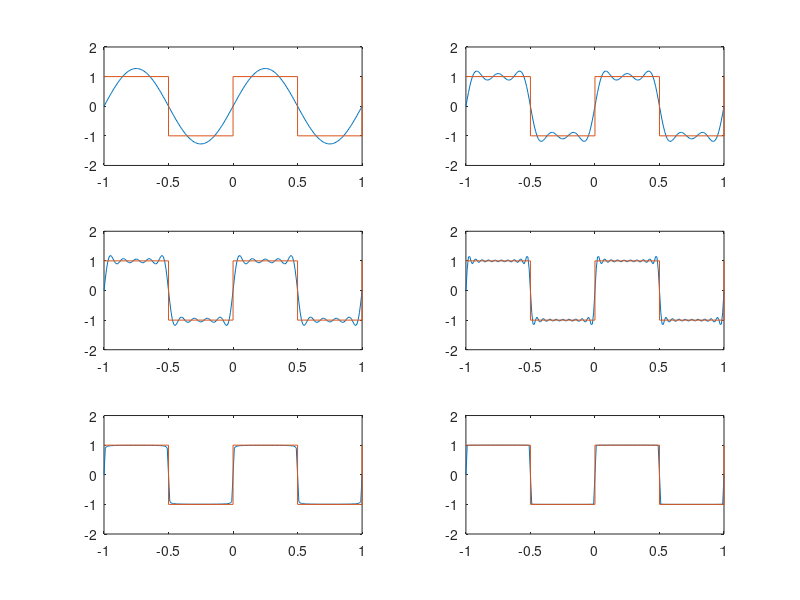

MATLAB code to generate this figure:


close all;

count=1;
for k=[1,3,5,10,50,500]
 
 subplot(3,2,[count]);
 
 t=-1:0.01:1;
 ft=0;
 for n=1:2:k*2
 f=sin(2*pi*n*t)/n;

 ft=ft+f;
  
 end
 fts=4/pi*ft;
 
plot(t,fts)
 hold on;
  x=-1:0.5:1;
 y=square(2*pi*x);
  stairs(x,y)
  ylim([-2,2]);
count=count+1;
 end

